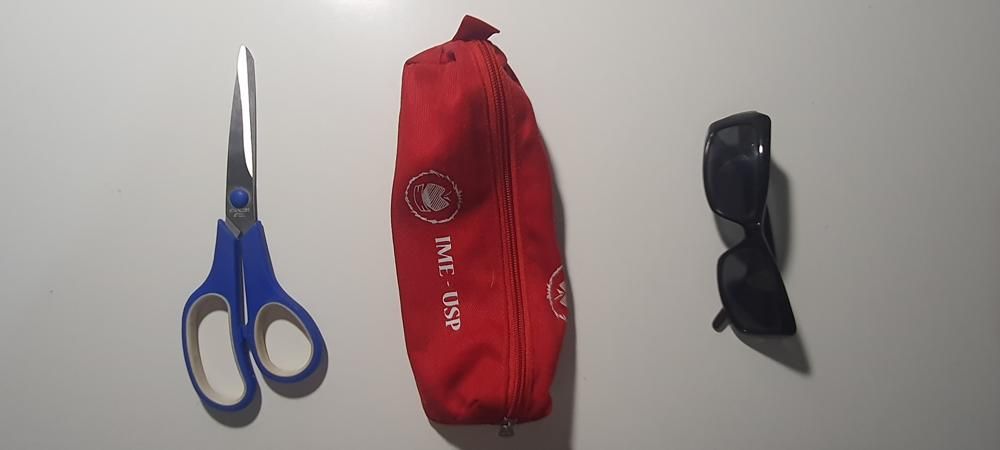
#> input picture dados/originalDataset/001.jpg, 1000 x 450 px; the run also reads 1 picture not shown here
$ jupyter execute --allow-errors EP2.1_MAC0417.ipynb
#> lines starting #> are read from the running program, lines starting #| are printed output that depends on the picture
[cell 1]
#@title
 ###EP2MAC0417/MAC5768
 ##################################################################
 # AOPREENCHERESSECABEÇALHOCOMOMEUNOMEEOMEUNÚMEROUSP,#
 # DECLAROQUESOUOÚNICOAUTORERESPONSÁVELPELARESOLUÇÃO #
 # DESTEEP. #
 # TODASASPARTESFORAMDESENVOLVIDASEIMPLEMENTADASPORMIM, #
 # SEGUINDOASINSTRUÇÕESEQUEPORTANTO,NÃOCONSTITUEM #
 # DESONESTIDADEACADÊMICAOUPLÁGIO. #
 # #
 # DECLAROTAMBÉM,QUESOURESPONSÁVELPORTODASASCÓPIAS #
 # DESSEPROGRAMA,EQUEEUNÃODISTRIBUIOUFACILITEIA #
 # SUADISTRIBUIÇÃO.ESTOUCIENTEQUEOSCASOSDEPLÁGIOE #
 # DESONESTIDADEACADÊMICASERÃOTRATADOSSEGUNDOOSCRITÉRIOS #
 # DEFINIDOSNOCÓDIGODEÉTICADAUSP. #
 # #
 # ENTENDOQUEJUPYTERNOTEBOOKSSEMASSINATURANÃOSERÃO #
 # CORRIGIDOSE,AINDAASSIM,PODERÃOSERPUNIDOSPOR #
 # DESONESTIDADEACADÊMICA. #
 # #
 # #
 # Nome: João Pedro C. Feitosa
 # NUSP: 10741569
 # Turma: MAC0417
 # Prof.: Ronando Hashimoto
 #################################################################

[cell 2]
import numpy as np
import pandas as pd
import matplotlib.pyplot as plt
import os
import cv2

#> (a cell that did not finish here is left out)

### Criação de Diretórios

Antes de tudo, criaremos 4 diretórios dentro de da pasta *dados*: ***originalDataset***, ***originalGrayDataset***, ***augmentedDataset*** e ***normalizedDataset***:

[cell 4]
for diretorio in ["originalDataset", "originalGrayDataset", "augmentedDataset", "normalizedDataset"]:
    caminho = f"dados/{diretorio}"
    if not os.path.exists(caminho):
        os.makedirs(caminho)

Adcionaremos as imagens originais, alocadas na pasta dados, ao diretório *originalDataset*:

[cell 5]
for n in range(1,145):
    caminho = f"dados/{n:03d}.jpg"
    novo_caminho = f"dados/originalDataset/{n:03d}.jpg"
    if os.path.exists(caminho):
        os.rename(caminho, novo_caminho)

Criaremos 5 subdiretórios para casa transformação de data augmentation a ser realizada:
 - *constrast_stretching*
 - *log*
 - *exponencial*
 - *laplaciano*
 - *media*

[cell 6]
for subdiretorio in ["constrast_stretching", "log", "exponencial", "laplaciano", "media"]:
    caminho = f"dados/augmentedDataset/{subdiretorio}"
    if not os.path.exists(caminho):
        os.makedirs(caminho)

### Funções

[cell 7]
def mostrar_imagem(img, bw = True):
    plt.figure(figsize = (8,8))
    if bw == True:
        plt.imshow(img, cmap = "gray", vmin=0, vmax=255)
    else:
        plt.imshow(img)
    plt.axis("off")

#### Imagem Exemplo

[cell 8]
caminho_exemplo = "dados/originalDataset/001.jpg"

[cell 9]
with open(caminho_exemplo, 'rb') as f:
    exemplo = plt.imread(f)
#> exemplo is the input picture: shape (450, 1000, 3); mean R, G, B 155.1, 141, 139.9
    mostrar_imagem(exemplo, bw = False)

#### RGBgray

[cell 10]
def RGBgray(img):
    img = img.copy()

    rgb_array = [0.2989, 0.5870, 0.1140]
    img_resultante = np.dot(img, rgb_array)
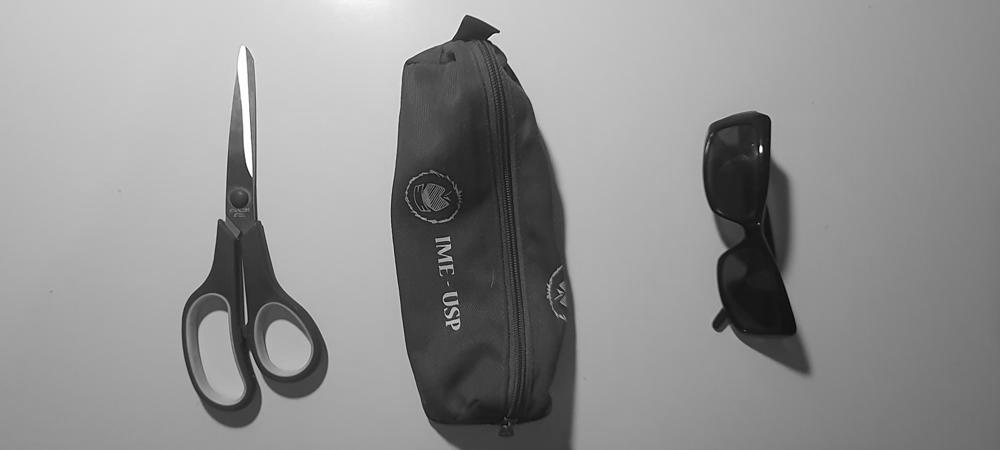
#> img_resultante: shape (450, 1000) float64; min 0.299, max 255, mean 145.1

    return img_resultante

[cell 11]
exemplo_cinza = RGBgray(exemplo)
mostrar_imagem(exemplo_cinza)

#### Constrast Stretching

[cell 12]
def contrast_stretching(img, pontos, mostra_grafico = False):
#> called with mostra_grafico = True
    r1, s1, r2, s2 = pontos
    m1 = s1/r1
    m2 = (s2 - s1)/(r2 - r1)
    m3 = (255 - s2)/(255 - r2)

    def nova_intensidade(r):
        if r <= r1:
            s = m1*r
        elif r <= r2:
            s = m2*r + (s1 - m2*r1)
        else:
            s = m3*r + (s2 - m3*r2)

        return s

    if mostra_grafico == True:
        R = np.arange(256)
        S = np.array(list(map(nova_intensidade, R)))

        plt.plot(R, S, color='gray', linestyle='-')
        plt.plot(r1, s1, "bo")
        plt.plot(r2, s2, "bo")
        plt.text(r1 + 10, s1, f'({r1}, {s1})', fontsize = 10, va = 'center')
        plt.text(r2 + 10, s2 - 10, f'({r2}, {s2})', fontsize = 10, va = 'center')
        plt.xlabel("Input")
        plt.ylabel("Output")

    imagem_resultante = img.copy()

    for i in range(len(img)):
        for j in range(len(img[0])):
            r = img[i][j]
            imagem_resultante[i][j] = nova_intensidade(r)
#> this loop made 450 passes
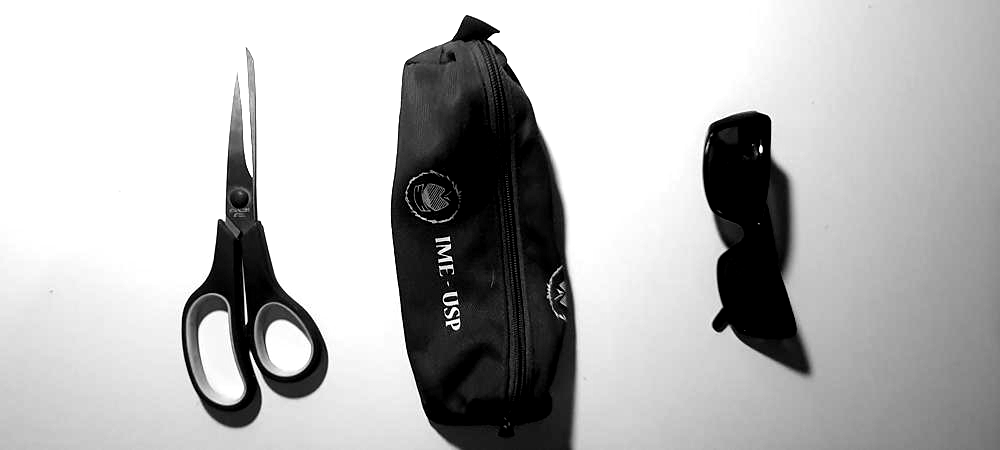
#> imagem_resultante: shape (450, 1000) float64; min 0, max 255, mean 183


    return imagem_resultante

[cell 13]
pontos_stretching = [50,0,175,255]

exemplo_stretched = contrast_stretching(exemplo_cinza, pontos_stretching, mostra_grafico = True)
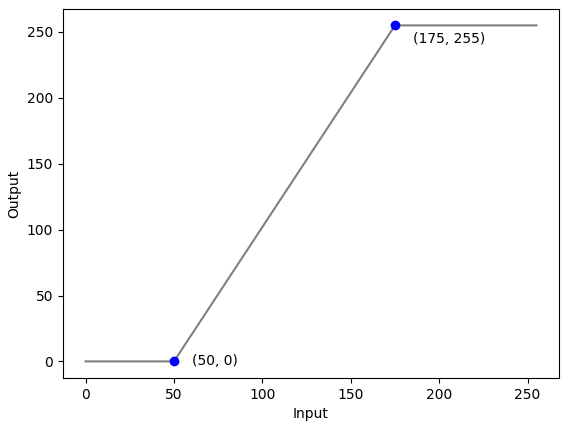
#> figure drawn by matplotlib, 1 panel; curve peaks at x = 175, y = 255

[cell 14]
mostrar_imagem(exemplo_stretched)

#### Log Transformation

[cell 15]
def transformacao_log(img, c):
#> called with c = 44
    imagem_resultante = img.copy()
    for i in range(len(img)):
        for j in range(len(img[0])):
            p = img[i][j]
            imagem_resultante[i][j] = c * np.log(1 + p)
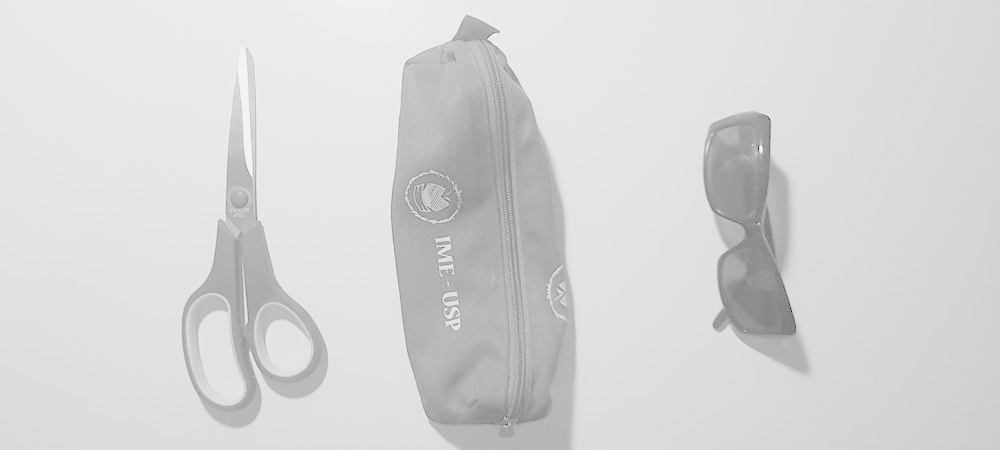
#> imagem_resultante: shape (450, 1000) float64; min 11.51, max 244, mean 215.1

    return imagem_resultante

[cell 16]
exemplo_log = transformacao_log(exemplo_cinza, 44)

[cell 17]
mostrar_imagem(exemplo_log)

#### Gamma Transformation (Exponencial)

[cell 18]
def transformacao_gama(img, c, gama):
#> called with c = 1.1, gama = 0.8
    imagem_resultante = img.copy()
    for i in range(len(img)):
        for j in range(len(img[0])):
            p = img[i][j]
            imagem_resultante[i][j] = c * p**gama

    return imagem_resultante

[cell 19]
exemplo_gama = transformacao_gama(exemplo_cinza, 1.1, 0.8)

[cell 20]
mostrar_imagem(exemplo_gama)

#### Laplaciano

[cell 21]
def padding(img, dim_padding = 1):
#> called with dim_padding = 1
    M, N = img.shape
    padded_img = np.zeros((M + 2 * dim_padding, N + 2 * dim_padding))
    padded_img[dim_padding:M + dim_padding, dim_padding:N + dim_padding] = img
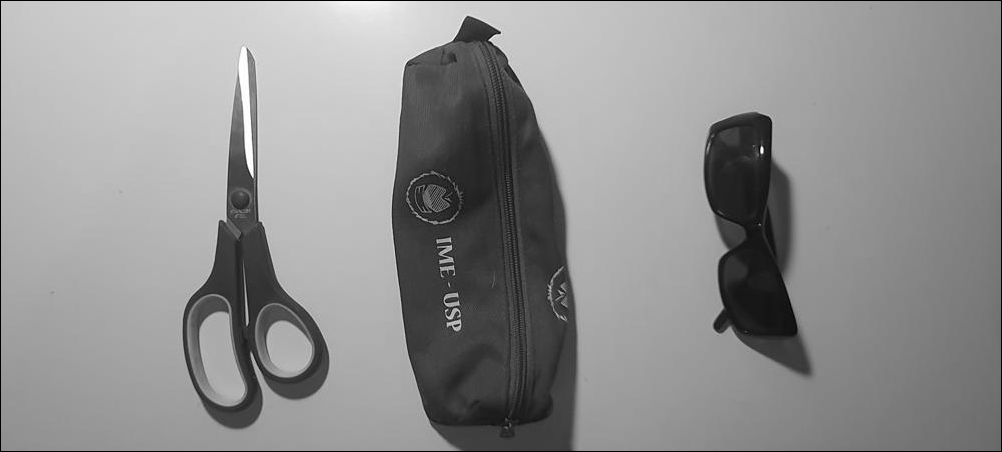
#> padded_img: shape (452, 1002) float64; min 0, max 255, mean 144.1
    return padded_img

[cell 22]
def convolucao(img, kernel):
    dim_kernel = len(kernel)
    dim_padding = int((dim_kernel - 1) / 2)

    img_padded = padding(img, dim_padding)
    M, N = img.shape
    imagem_resultante = np.zeros((M, N))

    for i in range(M - 1):
        for j in range(N - 1):
            soma = 0
            for m in range(dim_kernel):
                for n in range(dim_kernel):
                    soma += img_padded[i + m][j + n] * kernel[m][n]
            imagem_resultante[i][j] = soma
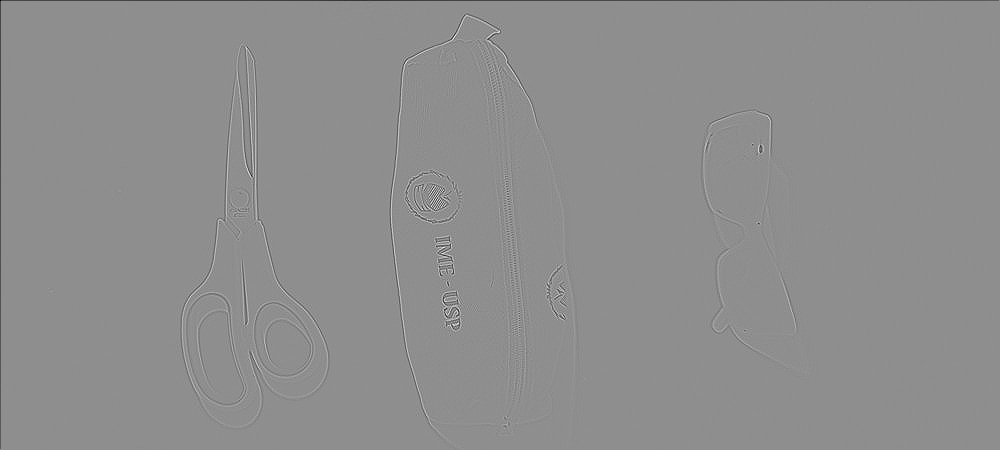
#> imagem_resultante: shape (450, 1000) float64; min -3164, max 2493.4, mean -4.8; drawn with min black and max white

    return imagem_resultante

[cell 23]
kernel_laplaciano = [
    [0, 8, 0],
    [8, -32, 8],
    [0, 8, 0]
]

[cell 24]
exemplo_laplaciano = convolucao(exemplo_cinza, kernel_laplaciano)

[cell 25]
mostrar_imagem(exemplo_laplaciano)

#### Filtro Média

[cell 26]
kernel_media = [
    [1/25, 1/25, 1/25, 1/25, 1/25],
    [1/25, 1/25, 1/25, 1/25, 1/25],
    [1/25, 1/25, 1/25, 1/25, 1/25],
    [1/25, 1/25, 1/25, 1/25, 1/25],
    [1/25, 1/25, 1/25, 1/25, 1/25]
]

[cell 27]
exemplo_media = convolucao(exemplo_cinza, kernel_media)
#> call 2 of padding, with dim_padding = 2
#> in padding (call 2), `padded_img[dim_padding:M + dim_padding, dim_padding:N + dim_padding] =..`:
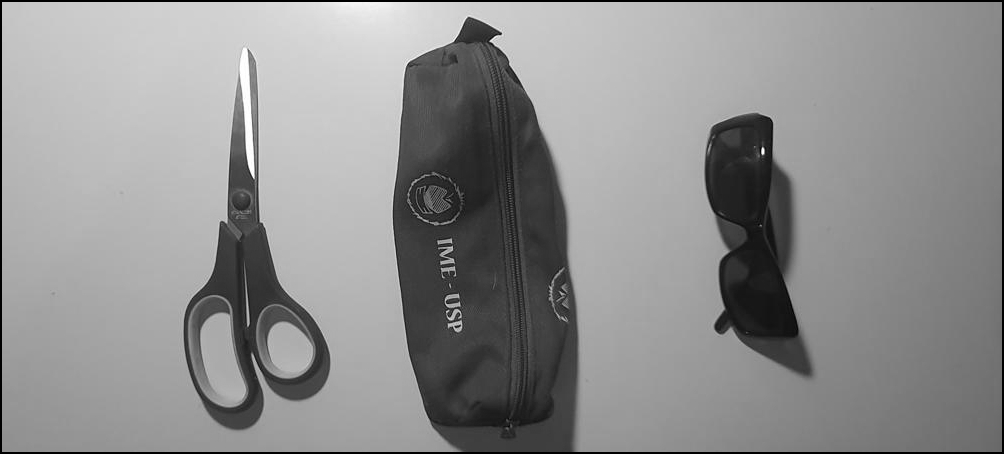
#> padded_img: shape (454, 1004) float64; min 0, max 255, mean 143.2

[cell 28]
mostrar_imagem(exemplo_media)

### Aplicação

E com isso, temos as seguintes transformações:

[cell 29]
imagens = {"Original": exemplo,
           "Constrast Stretching": exemplo_stretched,
           "Log": exemplo_log,
           "Exponencial": exemplo_gama,
           "Laplaciano": exemplo_laplaciano,
           "Media": exemplo_media
          }

[cell 30]
plt.figure(figsize = (10,10))

for n, tipo_imagem in enumerate(imagens):
    plt.subplot(3,2,n+1)
    plt.axis("off")
    plt.imshow(imagens[tipo_imagem], cmap = "gray", vmin=0, vmax=255)
    plt.title(f"{tipo_imagem}")
#> this loop made 6 passes
#> tipo_imagem on passes 1 to 6: 'Original', 'Constrast Stretching', 'Log', 'Exponencial', 'Laplaciano', 'Media'

Aplicaremos cada uma das transformações no dataset original em escala de cinza. Vamos criá-lo:

#> (a cell that did not finish here is left out)

Mas antes de aplicar as transformações log e exponencial, criaremos funções que determinam os parâmetros utilizados com base nos metadados da imagens:

[cell 32]
def c_log(n):
    luz = metadados["luz"][n - 1]

    valor_c = {1: 41,
               2: 42,
               3: 43,
               4: 44}

    return valor_c[luz]

[cell 33]
def c_exponencial(n):
    luz = metadados["luz"][n - 1]

    valor_c = {1: 1.1,
               2: 1.2,
               3: 1.3,
               4: 1.4}

    return valor_c[luz]

[cell 34]
def gama_exponencial(n):
    luz = metadados["luz"][n - 1]

    valor_gama = {1: 0.8,
               2: 0.775,
               3: 0.75,
               4: 0.70}

    return valor_gama[luz]

Agora, aplicaremos as funções desenvolvidas para criar as novas bases de dados:

***Contrast Stretching:***

#> (a cell that did not finish here is left out)

***Log***

#> (a cell that did not finish here is left out)

#### Exponencial

#> (a cell that did not finish here is left out)

***Laplaciano***

[cell 38]
kernel_laplaciano = [
    [0, 1, 0],
    [1, -4, 1],
    [0, 1, 0]
]

#> (a cell that did not finish here is left out)

É válido comentar que muitas imagens resultantes da convolução aplicando o kernel laplaciano foram insatisfatórias. Comparando os resultados obtidos com os oferecidos pela função *Laplacian* da biblioteca cv2, entretanto, pudemos observar resultados semelhantes.

***Média***

[cell 40]
kernel_media = [
    [1/25, 1/25, 1/25, 1/25, 1/25],
    [1/25, 1/25, 1/25, 1/25, 1/25],
    [1/25, 1/25, 1/25, 1/25, 1/25],
    [1/25, 1/25, 1/25, 1/25, 1/25],
    [1/25, 1/25, 1/25, 1/25, 1/25]
]

#> (a cell that did not finish here is left out)

Pronto. Os 5 novos datasets foram criados!

### Visualização

[cell 42]
def mostra_dataset(diretorio):

    # determina o número de colunas e linhas do grid

    n_colunas = 8
    n_linhas = 18

    # preenche o grid com imagens correspondentes ao dataset escolhido

    plt.figure(figsize = (12,12))
    plt.suptitle(f"Imagens - Dataset: {diretorio}")

    for i in range(1,145):
        caminho = f"dados/{diretorio}/{i:03d}.jpg"
        plt.subplot(n_linhas,n_colunas,i)
        with open(caminho, 'rb') as f:
            imagem = plt.imread(f)
        plt.imshow(imagem, cmap = "gray", vmin=0, vmax=255)
        plt.axis("off")

    plt.show()

#> (a cell that did not finish here is left out)

#> (a cell that did not finish here is left out)


#> (a cell that did not finish here is left out)


#> (a cell that did not finish here is left out)
